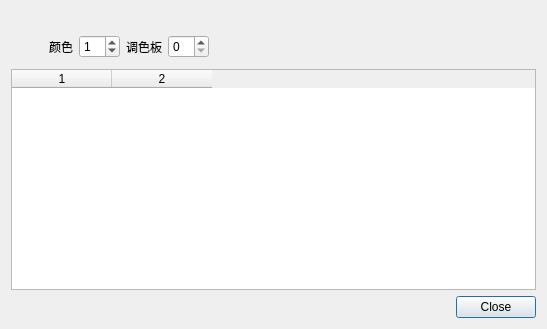
<?xml version="1.0" encoding="UTF-8"?>
<ui version="4.0">
 <class>PaletteColorSearch</class>
 <widget class="QDialog" name="PaletteColorSearch">
  <property name="geometry">
   <rect>
    <x>0</x>
    <y>0</y>
    <width>547</width>
    <height>329</height>
   </rect>
  </property>
  <property name="windowTitle">
   <string>调色板颜色搜索</string>
  </property>
  <layout class="QVBoxLayout" name="verticalLayout">
   <item>
    <widget class="QLabel" name="label_Title">
     <property name="text">
      <string/>
     </property>
     <property name="alignment">
      <set>Qt::AlignmentFlag::AlignCenter</set>
     </property>
    </widget>
   </item>
   <item>
    <widget class="QFrame" name="searchBar">
     <property name="frameShape">
      <enum>QFrame::Shape::NoFrame</enum>
     </property>
     <property name="frameShadow">
      <enum>QFrame::Shadow::Raised</enum>
     </property>
     <layout class="QHBoxLayout" name="horizontalLayout">
      <property name="leftMargin">
       <number>0</number>
      </property>
      <property name="topMargin">
       <number>0</number>
      </property>
      <property name="rightMargin">
       <number>0</number>
      </property>
      <property name="bottomMargin">
       <number>0</number>
      </property>
      <item>
       <widget class="QFrame" name="frame_Color">
        <property name="sizePolicy">
         <sizepolicy hsizetype="Fixed" vsizetype="Fixed">
          <horstretch>0</horstretch>
          <verstretch>0</verstretch>
         </sizepolicy>
        </property>
        <property name="minimumSize">
         <size>
          <width>32</width>
          <height>32</height>
         </size>
        </property>
        <property name="maximumSize">
         <size>
          <width>32</width>
          <height>32</height>
         </size>
        </property>
        <property name="frameShadow">
         <enum>QFrame::Shadow::Raised</enum>
        </property>
       </widget>
      </item>
      <item>
       <widget class="QLabel" name="label_Color">
        <property name="sizePolicy">
         <sizepolicy hsizetype="Maximum" vsizetype="Preferred">
          <horstretch>0</horstretch>
          <verstretch>0</verstretch>
         </sizepolicy>
        </property>
        <property name="text">
         <string>颜色</string>
        </property>
       </widget>
      </item>
      <item>
       <widget class="NoScrollSpinBox" name="spinBox_ColorId">
        <property name="value">
         <number>1</number>
        </property>
       </widget>
      </item>
      <item>
       <widget class="QLabel" name="label_Palette">
        <property name="sizePolicy">
         <sizepolicy hsizetype="Maximum" vsizetype="Preferred">
          <horstretch>0</horstretch>
          <verstretch>0</verstretch>
         </sizepolicy>
        </property>
        <property name="text">
         <string>调色板</string>
        </property>
       </widget>
      </item>
      <item>
       <widget class="QSpinBox" name="spinBox_PaletteId"/>
      </item>
      <item>
       <spacer name="horizontalSpacer">
        <property name="orientation">
         <enum>Qt::Orientation::Horizontal</enum>
        </property>
        <property name="sizeHint" stdset="0">
         <size>
          <width>40</width>
          <height>20</height>
         </size>
        </property>
       </spacer>
      </item>
     </layout>
    </widget>
   </item>
   <item>
    <widget class="QTableWidget" name="table_Results">
     <property name="columnCount">
      <number>2</number>
     </property>
     <column/>
     <column/>
    </widget>
   </item>
   <item>
    <widget class="QDialogButtonBox" name="buttonBox">
     <property name="standardButtons">
      <set>QDialogButtonBox::StandardButton::Close</set>
     </property>
    </widget>
   </item>
  </layout>
 </widget>
 <customwidgets>
  <customwidget>
   <class>NoScrollSpinBox</class>
   <extends>QSpinBox</extends>
   <header>noscrollspinbox.h</header>
  </customwidget>
 </customwidgets>
 <resources/>
 <connections/>
</ui>
